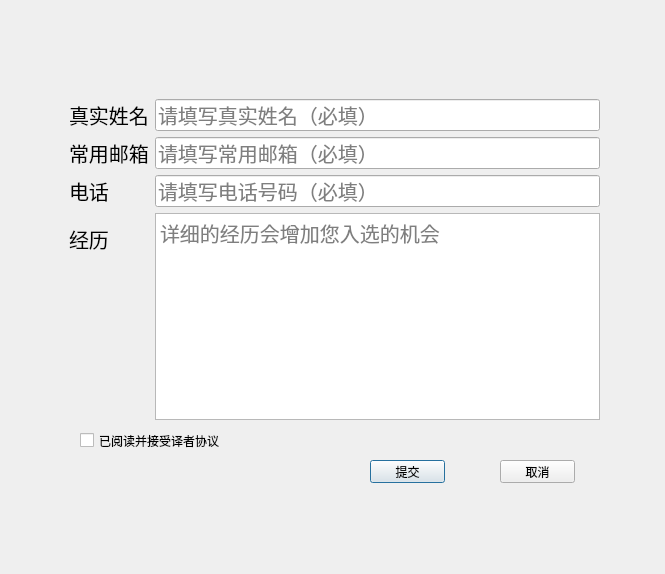
<?xml version="1.0" encoding="UTF-8"?>
<ui version="4.0">
 <class>EnrollDlg</class>
 <widget class="QDialog" name="EnrollDlg">
  <property name="geometry">
   <rect>
    <x>0</x>
    <y>0</y>
    <width>665</width>
    <height>574</height>
   </rect>
  </property>
  <property name="windowTitle">
   <string>Dialog</string>
  </property>
  <widget class="QLabel" name="labFront">
   <property name="geometry">
    <rect>
     <x>30</x>
     <y>0</y>
     <width>600</width>
     <height>80</height>
    </rect>
   </property>
   <property name="font">
    <font>
     <pointsize>25</pointsize>
    </font>
   </property>
   <property name="text">
    <string/>
   </property>
   <property name="alignment">
    <set>Qt::AlignCenter</set>
   </property>
  </widget>
  <widget class="QPushButton" name="admitBtn">
   <property name="geometry">
    <rect>
     <x>370</x>
     <y>460</y>
     <width>75</width>
     <height>23</height>
    </rect>
   </property>
   <property name="text">
    <string>提交</string>
   </property>
  </widget>
  <widget class="QPushButton" name="quitBtn">
   <property name="geometry">
    <rect>
     <x>500</x>
     <y>460</y>
     <width>75</width>
     <height>23</height>
    </rect>
   </property>
   <property name="text">
    <string>取消</string>
   </property>
  </widget>
  <widget class="QWidget" name="formLayoutWidget">
   <property name="geometry">
    <rect>
     <x>69</x>
     <y>99</y>
     <width>531</width>
     <height>321</height>
    </rect>
   </property>
   <layout class="QFormLayout" name="formLayout">
    <item row="0" column="0">
     <widget class="QLabel" name="labName">
      <property name="font">
       <font>
        <pointsize>15</pointsize>
       </font>
      </property>
      <property name="text">
       <string>真实姓名</string>
      </property>
     </widget>
    </item>
    <item row="0" column="1">
     <widget class="QLineEdit" name="lineEditName">
      <property name="font">
       <font>
        <pointsize>15</pointsize>
       </font>
      </property>
      <property name="placeholderText">
       <string>请填写真实姓名（必填）</string>
      </property>
     </widget>
    </item>
    <item row="1" column="0">
     <widget class="QLabel" name="LabEmail">
      <property name="font">
       <font>
        <pointsize>15</pointsize>
       </font>
      </property>
      <property name="text">
       <string>常用邮箱</string>
      </property>
     </widget>
    </item>
    <item row="1" column="1">
     <widget class="QLineEdit" name="LineEditEmail">
      <property name="font">
       <font>
        <pointsize>15</pointsize>
       </font>
      </property>
      <property name="placeholderText">
       <string>请填写常用邮箱（必填）</string>
      </property>
     </widget>
    </item>
    <item row="2" column="0">
     <widget class="QLabel" name="LabPhone">
      <property name="font">
       <font>
        <pointsize>15</pointsize>
       </font>
      </property>
      <property name="text">
       <string>电话</string>
      </property>
     </widget>
    </item>
    <item row="2" column="1">
     <widget class="QLineEdit" name="LineEditPhone">
      <property name="font">
       <font>
        <pointsize>15</pointsize>
       </font>
      </property>
      <property name="placeholderText">
       <string>请填写电话号码（必填）</string>
      </property>
     </widget>
    </item>
    <item row="3" column="0">
     <widget class="QLabel" name="labCV">
      <property name="font">
       <font>
        <pointsize>15</pointsize>
       </font>
      </property>
      <property name="text">
       <string>经历</string>
      </property>
     </widget>
    </item>
    <item row="3" column="1">
     <widget class="QPlainTextEdit" name="plainTextEditCV">
      <property name="font">
       <font>
        <pointsize>15</pointsize>
       </font>
      </property>
      <property name="placeholderText">
       <string>详细的经历会增加您入选的机会</string>
      </property>
     </widget>
    </item>
   </layout>
  </widget>
  <widget class="QCheckBox" name="checkBox">
   <property name="geometry">
    <rect>
     <x>80</x>
     <y>420</y>
     <width>171</width>
     <height>41</height>
    </rect>
   </property>
   <property name="text">
    <string>已阅读并接受译者协议</string>
   </property>
  </widget>
 </widget>
 <resources/>
 <connections>
  <connection>
   <sender>quitBtn</sender>
   <signal>clicked()</signal>
   <receiver>EnrollDlg</receiver>
   <slot>close()</slot>
   <hints>
    <hint type="sourcelabel">
     <x>565</x>
     <y>475</y>
    </hint>
    <hint type="destinationlabel">
     <x>651</x>
     <y>381</y>
    </hint>
   </hints>
  </connection>
 </connections>
</ui>
